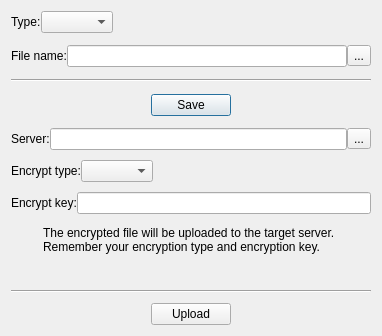
<?xml version="1.0" encoding="UTF-8"?>
<ui version="4.0">
 <class>QWoDbPowerBackupDialog</class>
 <widget class="QDialog" name="QWoDbPowerBackupDialog">
  <property name="geometry">
   <rect>
    <x>0</x>
    <y>0</y>
    <width>378</width>
    <height>336</height>
   </rect>
  </property>
  <property name="windowTitle">
   <string>Dialog</string>
  </property>
  <layout class="QVBoxLayout" name="verticalLayout">
   <property name="spacing">
    <number>10</number>
   </property>
   <item>
    <layout class="QHBoxLayout" name="horizontalLayout">
     <property name="spacing">
      <number>0</number>
     </property>
     <item>
      <widget class="QLabel" name="label">
       <property name="text">
        <string>Type:</string>
       </property>
      </widget>
     </item>
     <item>
      <widget class="QComboBox" name="backupType"/>
     </item>
     <item>
      <spacer name="horizontalSpacer">
       <property name="orientation">
        <enum>Qt::Horizontal</enum>
       </property>
       <property name="sizeHint" stdset="0">
        <size>
         <width>40</width>
         <height>20</height>
        </size>
       </property>
      </spacer>
     </item>
    </layout>
   </item>
   <item>
    <widget class="QWidget" name="localArea" native="true">
     <layout class="QVBoxLayout" name="verticalLayout_2">
      <property name="spacing">
       <number>10</number>
      </property>
      <property name="leftMargin">
       <number>0</number>
      </property>
      <property name="topMargin">
       <number>0</number>
      </property>
      <property name="rightMargin">
       <number>0</number>
      </property>
      <property name="bottomMargin">
       <number>0</number>
      </property>
      <item>
       <layout class="QHBoxLayout" name="horizontalLayout_2">
        <property name="spacing">
         <number>0</number>
        </property>
        <item>
         <widget class="QLabel" name="label_2">
          <property name="text">
           <string>File name:</string>
          </property>
         </widget>
        </item>
        <item>
         <widget class="QLineEdit" name="pathLocal"/>
        </item>
        <item>
         <widget class="QToolButton" name="btnBrowser">
          <property name="text">
           <string>...</string>
          </property>
          <property name="icon">
           <iconset resource="woterm.qrc">
            <normaloff>../private/skins/black/dirs.png</normaloff>../private/skins/black/dirs.png</iconset>
          </property>
         </widget>
        </item>
       </layout>
      </item>
      <item>
       <widget class="Line" name="line">
        <property name="sizePolicy">
         <sizepolicy hsizetype="Fixed" vsizetype="Fixed">
          <horstretch>0</horstretch>
          <verstretch>0</verstretch>
         </sizepolicy>
        </property>
        <property name="minimumSize">
         <size>
          <width>360</width>
          <height>0</height>
         </size>
        </property>
        <property name="orientation">
         <enum>Qt::Horizontal</enum>
        </property>
       </widget>
      </item>
      <item>
       <layout class="QHBoxLayout" name="horizontalLayout_5">
        <property name="spacing">
         <number>0</number>
        </property>
        <item>
         <spacer name="horizontalSpacer_2">
          <property name="orientation">
           <enum>Qt::Horizontal</enum>
          </property>
          <property name="sizeHint" stdset="0">
           <size>
            <width>40</width>
            <height>20</height>
           </size>
          </property>
         </spacer>
        </item>
        <item>
         <widget class="QPushButton" name="btnSave">
          <property name="text">
           <string>Save</string>
          </property>
         </widget>
        </item>
        <item>
         <spacer name="horizontalSpacer_3">
          <property name="orientation">
           <enum>Qt::Horizontal</enum>
          </property>
          <property name="sizeHint" stdset="0">
           <size>
            <width>40</width>
            <height>20</height>
           </size>
          </property>
         </spacer>
        </item>
       </layout>
      </item>
     </layout>
    </widget>
   </item>
   <item>
    <widget class="QWidget" name="sftpArea" native="true">
     <layout class="QVBoxLayout" name="verticalLayout_3">
      <property name="spacing">
       <number>10</number>
      </property>
      <property name="leftMargin">
       <number>0</number>
      </property>
      <property name="topMargin">
       <number>0</number>
      </property>
      <property name="rightMargin">
       <number>0</number>
      </property>
      <property name="bottomMargin">
       <number>0</number>
      </property>
      <item>
       <layout class="QHBoxLayout" name="horizontalLayout_3">
        <property name="spacing">
         <number>0</number>
        </property>
        <item>
         <widget class="QLabel" name="label_3">
          <property name="text">
           <string>Server:</string>
          </property>
         </widget>
        </item>
        <item>
         <widget class="QLineEdit" name="sftpServer"/>
        </item>
        <item>
         <widget class="QToolButton" name="btnSftpDetail">
          <property name="text">
           <string>...</string>
          </property>
          <property name="icon">
           <iconset resource="woterm.qrc">
            <normaloff>../private/skins/black/sftp.png</normaloff>../private/skins/black/sftp.png</iconset>
          </property>
         </widget>
        </item>
       </layout>
      </item>
      <item>
       <layout class="QHBoxLayout" name="horizontalLayout_4">
        <property name="spacing">
         <number>0</number>
        </property>
        <item>
         <widget class="QLabel" name="label_4">
          <property name="text">
           <string>Encrypt type:</string>
          </property>
         </widget>
        </item>
        <item>
         <widget class="QComboBox" name="cryptType"/>
        </item>
        <item>
         <widget class="QLabel" name="label_5">
          <property name="text">
           <string/>
          </property>
         </widget>
        </item>
        <item>
         <spacer name="horizontalSpacer_4">
          <property name="orientation">
           <enum>Qt::Horizontal</enum>
          </property>
          <property name="sizeHint" stdset="0">
           <size>
            <width>40</width>
            <height>20</height>
           </size>
          </property>
         </spacer>
        </item>
       </layout>
      </item>
      <item>
       <layout class="QHBoxLayout" name="horizontalLayout_6">
        <property name="spacing">
         <number>0</number>
        </property>
        <item>
         <widget class="QLabel" name="label_6">
          <property name="text">
           <string>Encrypt key:</string>
          </property>
         </widget>
        </item>
        <item>
         <widget class="QLineEdit" name="cryptKey"/>
        </item>
       </layout>
      </item>
      <item>
       <layout class="QHBoxLayout" name="horizontalLayout_8">
        <property name="spacing">
         <number>0</number>
        </property>
        <item>
         <widget class="QLabel" name="label_8">
          <property name="sizePolicy">
           <sizepolicy hsizetype="Fixed" vsizetype="Fixed">
            <horstretch>0</horstretch>
            <verstretch>0</verstretch>
           </sizepolicy>
          </property>
          <property name="minimumSize">
           <size>
            <width>32</width>
            <height>32</height>
           </size>
          </property>
          <property name="maximumSize">
           <size>
            <width>32</width>
            <height>32</height>
           </size>
          </property>
          <property name="text">
           <string/>
          </property>
          <property name="pixmap">
           <pixmap resource="woterm.qrc">../private/skins/black/about.png</pixmap>
          </property>
          <property name="scaledContents">
           <bool>true</bool>
          </property>
         </widget>
        </item>
        <item>
         <widget class="QLabel" name="label_7">
          <property name="text">
           <string>The encrypted file will be uploaded to the target server. Remember your encryption type and encryption key.</string>
          </property>
          <property name="wordWrap">
           <bool>true</bool>
          </property>
         </widget>
        </item>
       </layout>
      </item>
      <item>
       <widget class="QLabel" name="info">
        <property name="text">
         <string/>
        </property>
       </widget>
      </item>
      <item>
       <widget class="Line" name="line_2">
        <property name="minimumSize">
         <size>
          <width>360</width>
          <height>0</height>
         </size>
        </property>
        <property name="orientation">
         <enum>Qt::Horizontal</enum>
        </property>
       </widget>
      </item>
      <item>
       <layout class="QHBoxLayout" name="horizontalLayout_7">
        <property name="spacing">
         <number>0</number>
        </property>
        <item>
         <spacer name="horizontalSpacer_5">
          <property name="orientation">
           <enum>Qt::Horizontal</enum>
          </property>
          <property name="sizeHint" stdset="0">
           <size>
            <width>40</width>
            <height>20</height>
           </size>
          </property>
         </spacer>
        </item>
        <item>
         <widget class="QPushButton" name="btnUpload">
          <property name="text">
           <string>Upload</string>
          </property>
         </widget>
        </item>
        <item>
         <spacer name="horizontalSpacer_6">
          <property name="orientation">
           <enum>Qt::Horizontal</enum>
          </property>
          <property name="sizeHint" stdset="0">
           <size>
            <width>40</width>
            <height>20</height>
           </size>
          </property>
         </spacer>
        </item>
       </layout>
      </item>
     </layout>
    </widget>
   </item>
  </layout>
 </widget>
 <resources>
  <include location="woterm.qrc"/>
 </resources>
 <connections/>
</ui>
